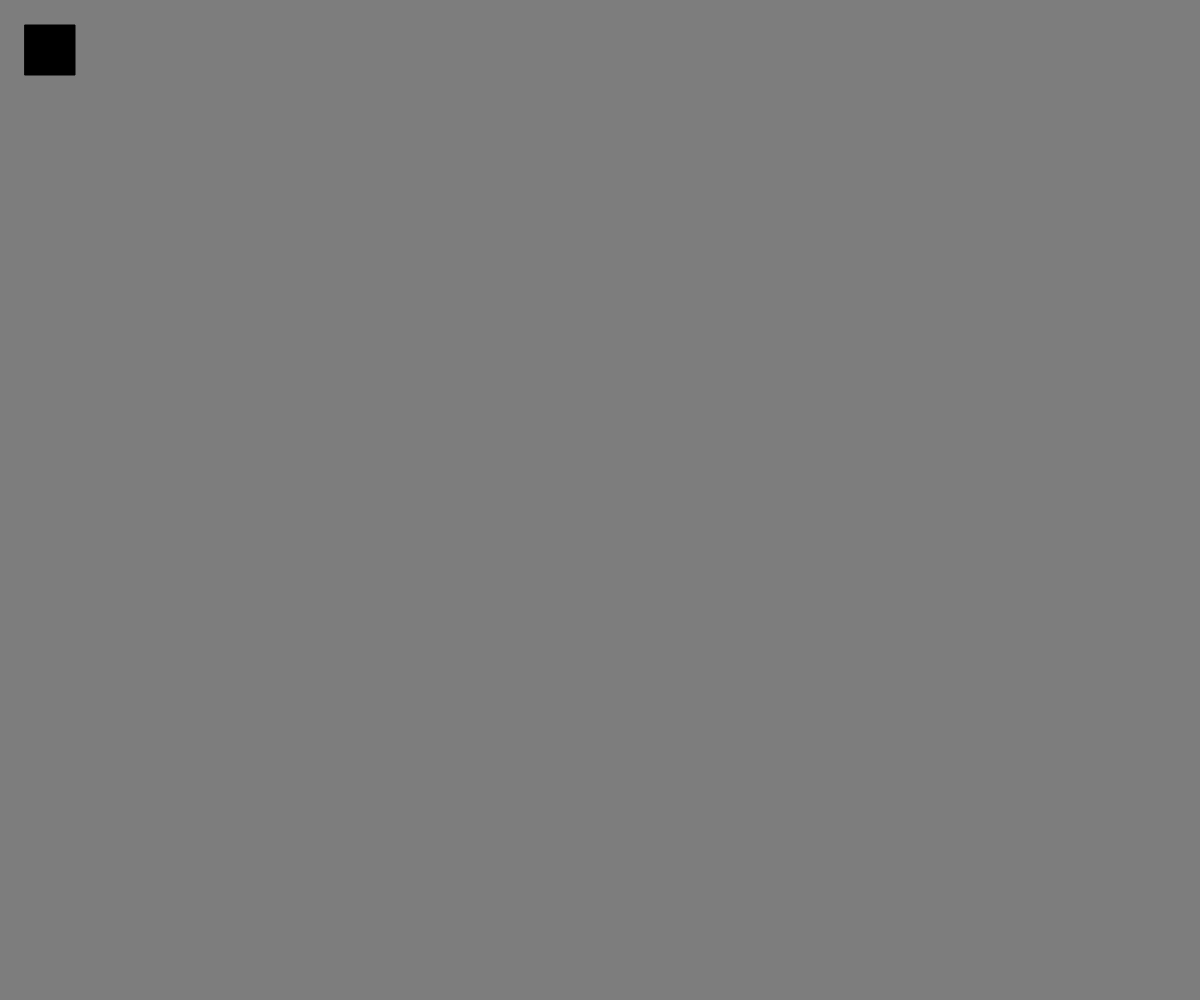
Frame 1 (no input)
Frame 60 (no input): identical to frame 1, image omitted
Frame 120 (the mouse pressed at the canvas centre since frame 60): identical to frame 1, image omitted

The p5.js sketch that drew this single still picture (run headless with seeded random() and noise() and a simulated clock; from frame 60 on, the mouse is pressed at the canvas centre):

// p5.js sketch
// ── sketch.js

let permissionGranted = false;
let cx, cy;

function setup() {
  createCanvas(windowWidth, windowHeight);
  //colorMode(HSL)
   //angleMode(DEGREES)
  
  // DeviceOrientationEvent, DeviceMotionEvent
  if (typeof(DeviceOrientationEvent) !== 'undefined' && typeof(DeviceOrientationEvent.requestPermission) === 'function') {
    // ios 13 device
    
    DeviceOrientationEvent.requestPermission()
      .catch(() => {
        // show permission dialog only the first time
        let button = createButton("click to allow access to sensors");
        button.style("font-size", "24px");
        button.center();
        button.mousePressed( requestAccess );
        throw error;
      })
      .then(() => {
        // on any subsequent visits
        permissionGranted = true;
      })
  } else {
    // non ios 13 device
    textSize(48);
    // text("non ios 13 device", 100, 100);
    permissionGranted = true;
  }
}

function requestAccess() {
  DeviceOrientationEvent.requestPermission()
    .then(response => {
      if (response == 'granted') {
        permissionGranted = true;
      } else {
        permissionGranted = false;
      }
    })
  .catch(console.error);
  
  this.remove();
}
let value = 0;
function draw() {
  if (!permissionGranted) return;
  
  background(125);
  fill(value);
  rect(25, 25, 50, 50);
}


function touchEnded() {
  if (value === 0) {
    value = 255;
  } else {
    value = 0;
  }
}
